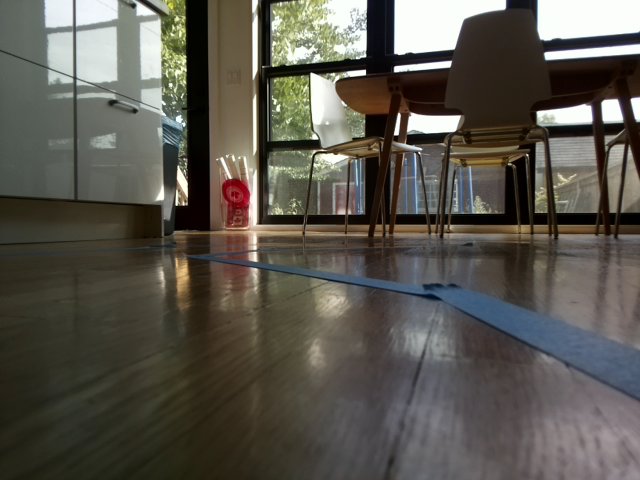
#> input picture sample_images/training_image_raw_forward_1503842519000.png, 640 x 480 px
$ python -i image_operations.py   (imports and definitions only)
#> lines starting #> are read from the running program, lines starting #| are printed output that depends on the picture; after the words box and inside, x2 and y2 are one past the last pixel; in counts of white or black regions, pixels touching at a corner belong together
#> further down, picture is the input picture: shape (480, 640, 3); mean B, G, R 78.7, 87, 90.2
import cv2
import numpy as np

def process_image(image):
    # Crop, blur, select blue
    processed_image = image
    processed_image = processed_image[240:480, 0:640]
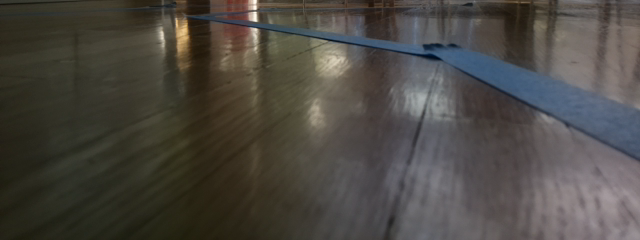
#> processed_image: shape (240, 640, 3); mean B, G, R 66.8, 72.6, 76.1
    processed_image = cv2.blur(processed_image, (5, 5))

    processed_image_hsv = cv2.cvtColor(processed_image, cv2.COLOR_BGR2HSV)
#> processed_image_hsv: shape (240, 640, 3); mean H, S, V 53.7, 56.5, 79

    lower_blue = np.array([100,50,50])
    upper_blue = np.array([130,255,255])

    mask = cv2.inRange(processed_image_hsv, lower_blue, upper_blue)
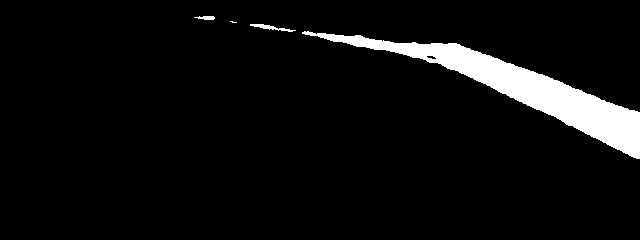
#> mask: shape (240, 640); 5.8% white; 4 white regions (1 under 20 px), largest, box (x1, y1, x2, y2) and area: (302, 31, 640, 159) 8655, (250, 24, 296, 32) 130, (194, 16, 215, 20) 60
    processed_image_masked = cv2.bitwise_and(processed_image, processed_image, mask=mask)
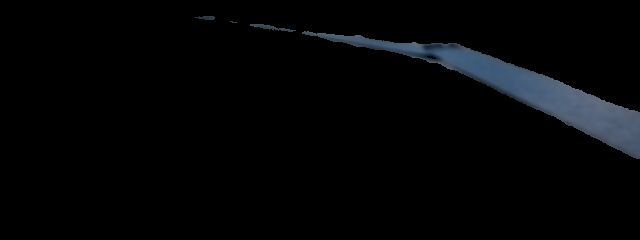
#> processed_image_masked: shape (240, 640, 3); mean B, G, R 6.4, 5.1, 4.2
    return processed_image_masked

# vim: tabstop=4 expandtab shiftwidth=4 softtabstop=4

>>> import cv2
>>> picture = cv2.imread('sample_images/training_image_raw_forward_1503842519000.png')
>>> result = process_image(picture)
